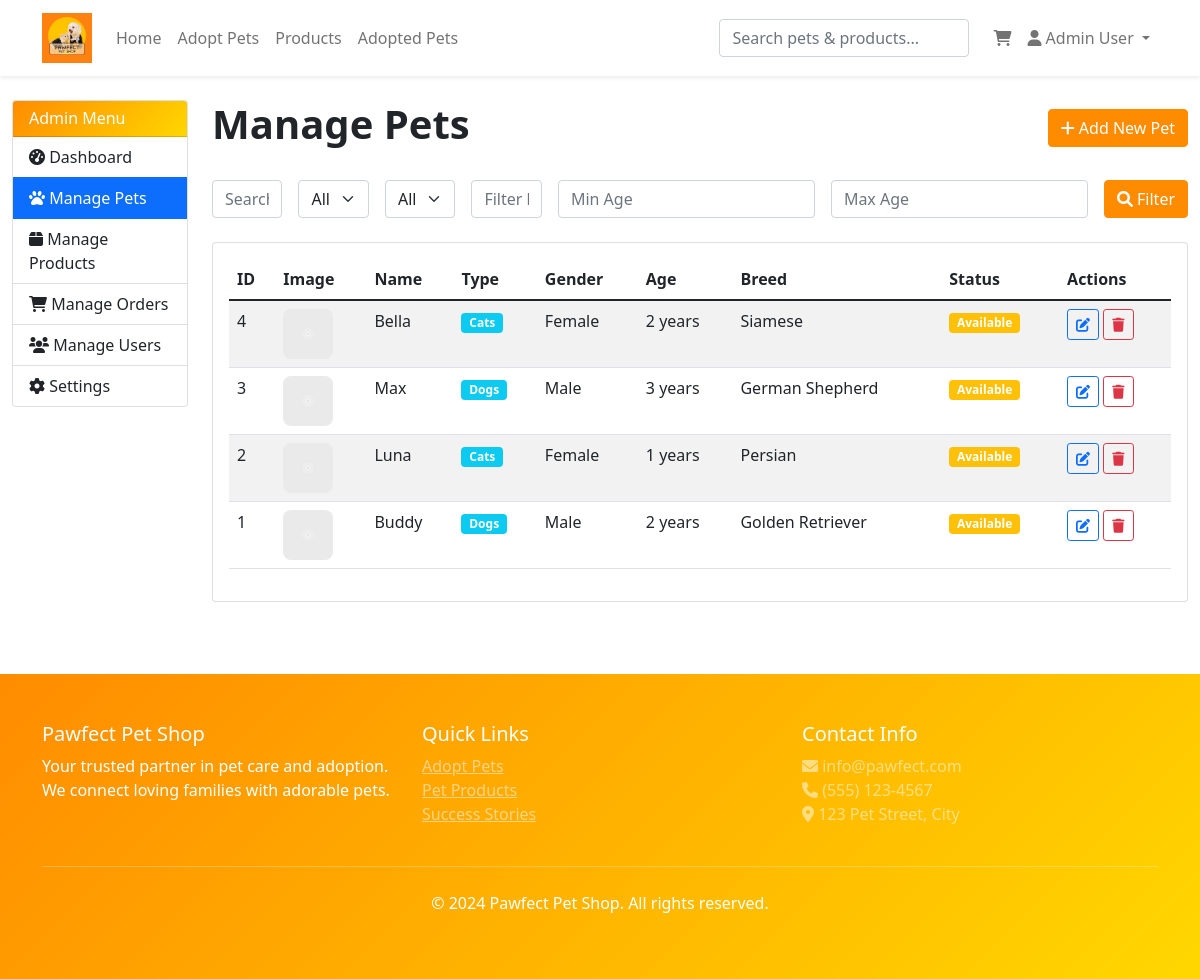
Screenshot of /admin/pets (signed in) with the database file from the repository.
### tables this page shows
CREATE TABLE IF NOT EXISTS settings (
    id INT AUTO_INCREMENT PRIMARY KEY,
    setting_key VARCHAR(100) UNIQUE NOT NULL,
    setting_value TEXT
);

CREATE TABLE IF NOT EXISTS pets (
    id INT AUTO_INCREMENT PRIMARY KEY,
    name VARCHAR(100) NOT NULL,
    pet_image TEXT NOT NULL DEFAULT '/uploads/placeholder.png',
    is_adopted BOOLEAN DEFAULT FALSE,
    type ENUM('cats', 'dogs') NOT NULL,
    gender ENUM('male', 'female') NOT NULL,
    age INT NOT NULL,
    breed VARCHAR(100),
    adopted_by_user_id INT NULL,
    FOREIGN KEY (adopted_by_user_id) REFERENCES users(id)
);

### controllers/AdminController.php (called while the page is built, shortened)
<?php
require_once 'models/Pet.php';
class AdminController extends Controller {
    public function pets() {
        $petModel = new Pet();
        $limit = 10;
        $page = isset($_GET['page']) ? (int)$_GET['page'] : 1;
        $offset = ($page - 1) * $limit;
        $query = $_GET['q'] ?? '';
        $type = $_GET['type'] ?? null;
        $gender = $_GET['gender'] ?? null;
        $breed = $_GET['breed'] ?? null;
        $minAge = $_GET['min_age'] ?? null;
        $maxAge = $_GET['max_age'] ?? null;
        $pets = $petModel->getAdminPaginated($limit, $offset, $query, $type, $gender, $breed, $minAge, $maxAge);
        $totalPets = $petModel->getAdminTotalCount($query, $type, $gender, $breed, $minAge, $maxAge);
        $totalPages = ceil($totalPets / $limit);
        $this->view('admin/pets', [
            'pets' => $pets,
            'currentPage' => $page,
            'totalPages' => $totalPages,
            'searchQuery' => $query,
            'filterType' => $type,
            'filterGender' => $gender,
            'filterBreed' => $breed,
            'filterMinAge' => $minAge,
            'filterMaxAge' => $maxAge
        ]);
    }
}
?>

### config/config.php (called while the page is built, shortened)
<?php
require_once 'database.php';
function isLoggedIn() {
    return isset($_SESSION['user_id']);
}
function getSetting($key, $default = '') {
    global $pdo;
    $stmt = $pdo->prepare("SELECT setting_value FROM settings WHERE setting_key = ?");
    $stmt->execute([$key]);
    $result = $stmt->fetch();
    return $result ? $result['setting_value'] : $default;
}
?>

### models/Pet.php (called while the page is built, shortened)
<?php
class Pet
{
    private $pdo;
    public function __construct()
    {
        global $pdo;
        $this->pdo = $pdo;
    }
    public function getAdminPaginated($limit, $offset, $query = null, $type = null, $gender = null, $breed = null, $minAge = null, $maxAge = null) {
        $sql = "SELECT * FROM pets WHERE 1";
        $params = [];
        $sql .= " ORDER BY id DESC LIMIT {$limit} OFFSET {$offset}";
        $stmt = $this->pdo->prepare($sql);
        $stmt->execute($params);
        return $stmt->fetchAll();
    }
}

### views/admin/pets.php (the view, shortened to what this page needs)
<?php require_once 'views/layout/header.php'; ?>
<div class="container-fluid py-4">
    <div class="row">
        <div class="col-md-2">
            <div class="card">
                <div class="card-header gradient-bg text-white">
                    <h6 class="mb-0">Admin Menu</h6>
                </div>
                <div class="list-group list-group-flush">
                    <a href="<?php echo BASE_URL; ?>/admin" class="list-group-item list-group-item-action">
                        <i class="fas fa-tachometer-alt"></i> Dashboard
                    </a>
                    <a href="<?php echo BASE_URL; ?>/admin/pets" class="list-group-item list-group-item-action active">
                        <i class="fas fa-paw"></i> Manage Pets
                    </a>
                    <a href="<?php echo BASE_URL; ?>/admin/products" class="list-group-item list-group-item-action">
                        <i class="fas fa-box"></i> Manage Products
                    </a>
                    <a href="<?php echo BASE_URL; ?>/admin/orders" class="list-group-item list-group-item-action">
                        <i class="fas fa-shopping-cart"></i> Manage Orders
                    </a>
                    <a href="<?php echo BASE_URL; ?>/admin/users" class="list-group-item list-group-item-action">
                        <i class="fas fa-users"></i> Manage Users
                    </a>
                    <a href="<?php echo BASE_URL; ?>/admin/settings" class="list-group-item list-group-item-action">
                        <i class="fas fa-cog"></i> Settings
                    </a>
                </div>
            </div>
        </div>
        <div class="col-md-10">
            <div class="d-flex justify-content-between align-items-center mb-4">
                <h1 class="fw-bold">Manage Pets</h1>
                <button class="btn btn-primary" data-bs-toggle="modal" data-bs-target="#addPetModal">
                    <i class="fas fa-plus"></i> Add New Pet
                </button>
            </div>
            <div class="row mb-4">
                <div class="col-md-12">
                    <form method="GET" action="<?php echo BASE_URL; ?>/admin/pets">
                        <div class="row g-3">
                            <div class="col-md">
                                <input type="text" name="q" class="form-control" placeholder="Search pets..." value="<?php echo htmlspecialchars($_GET['q'] ?? ''); ?>">
                            </div>
                            <div class="col-md">
                                <select name="type" class="form-select">
                                    <option value="">All Categories</option>
                                </select>
                            </div>
                            <div class="col-md">
                                <select name="gender" class="form-select">
                                    <option value="">All Genders</option>
                                </select>
                            </div>
                             <div class="col-md">
                                <input type="text" name="breed" class="form-control" placeholder="Filter by Breed" value="<?php echo htmlspecialchars($_GET['breed'] ?? ''); ?>">
                            </div>
                            <div class="col-md-auto">
                                <input type="number" name="min_age" class="form-control" placeholder="Min Age" min="0" value="<?php echo htmlspecialchars($_GET['min_age'] ?? ''); ?>">
                           </div>
                            <div class="col-md-auto">
                                <input type="number" name="max_age" class="form-control" placeholder="Max Age" min="0" value="<?php echo htmlspecialchars($_GET['max_age'] ?? ''); ?>">
                           </div>
                            <div class="col-md-auto">
                                <button type="submit" class="btn btn-primary"><i class="fas fa-search"></i> Filter</button>
                            </div>
                        </div>
                    </form>
                </div>
            </div>
            <div class="card">
                <div class="card-body">
                    <div class="table-responsive">
                        <table class="table table-striped">
                            <thead>
                                <tr>
                                    <th>ID</th>
                                    <th>Image</th>
                                    <th>Name</th>
                                    <th>Type</th>
                                    <th>Gender</th>
                                    <th>Age</th>
                                    <th>Breed</th>
                                    <th>Status</th>
                                    <th>Actions</th>
                                </tr>
                            </thead>
                            <tbody>
                                <?php foreach ($pets as $pet): ?>
                                <tr>
                                    <td><?php echo $pet['id']; ?></td>
                                    <td>
                                        <img src="<?php echo BASE_URL . $pet['pet_image']; ?>" alt="<?php echo $pet['name']; ?>"
                                             style="width: 50px; height: 50px; object-fit: cover; border-radius: 8px;">
                                    </td>
                                    <td><?php echo $pet['name']; ?></td>
                                    <td><span class="badge bg-info"><?php echo ucfirst($pet['type']); ?></span></td>
                                    <td><?php echo ucfirst($pet['gender']); ?></td>
                                    <td><?php echo $pet['age']; ?> years</td>
                                    <td><?php echo $pet['breed']; ?></td>
                                    <td>
                                        <?php if ($pet['is_adopted']): ?>
                                            <span class="badge bg-success">Adopted</span>
                                        <?php else: ?>
                                            <span class="badge bg-warning">Available</span>
                                        <?php endif; ?>
                                    </td>
                                    <td>
                                        <button class="btn btn-sm btn-outline-primary" onclick="editPet(<?php echo htmlspecialchars(json_encode($pet)); ?>)">
                                            <i class="fas fa-edit"></i>
                                        </button>
                                        <form method="POST" class="d-inline" onsubmit="return confirm('Are you sure?')">
                                            <button type="submit" class="btn btn-sm btn-outline-danger">
                                                <i class="fas fa-trash"></i>
                                            </button>
                                        </form>
                                    </td>
                                </tr>
                                <?php endforeach; ?>
                            </tbody>
                        </table>
                    </div>
                </div>
            </div>
        </div>
    </div>
</div>
<?php require_once 'views/layout/footer.php'; ?>

### views/layout/header.php (shortened to what this page needs)
<!DOCTYPE html>
<html lang="en">
<head>
    <link href="https://cdn.jsdelivr.net/npm/bootstrap@5.1.3/dist/css/bootstrap.min.css" rel="stylesheet">
    <link href="https://cdnjs.cloudflare.com/ajax/libs/font-awesome/6.0.0/css/all.min.css" rel="stylesheet">
</head>
<body
    <?php if (isset($_SESSION['success'])): ?>
        data-session-success="<?php echo htmlspecialchars($_SESSION['success']); ?>"
    <?php endif; ?>
    <?php if (isset($_SESSION['error'])): ?>
        data-session-error="<?php echo htmlspecialchars($_SESSION['error']); ?>"
    <?php endif; ?>
>
    <nav class="navbar navbar-expand-lg navbar-light bg-white shadow-sm">
        <div class="container">
            <a class="navbar-brand" href="<?php echo BASE_URL; ?>">
                <?php if (getSetting('site_logo')): ?>
                    <img src="<?php echo getSetting('site_logo'); ?>" alt="Pawfect Pet Shop" class="logo-img">
                <?php else: ?>
                    <img src="<?php echo BASE_URL; ?>/public/Pawfect%20Pet%20Shop%20Logo.jpg" alt="Pawfect Pet Shop" class="logo-img">
                <?php endif; ?>
            </a>
            <div class="collapse navbar-collapse" id="navbarNav">
                <ul class="navbar-nav me-auto">
                    <li class="nav-item">
                        <a class="nav-link" href="<?php echo BASE_URL; ?>">Home</a>
                    </li>
                    <li class="nav-item">
                        <a class="nav-link" href="<?php echo BASE_URL; ?>/pets">Adopt Pets</a>
                    </li>
                    <li class="nav-item">
                        <a class="nav-link" href="<?php echo BASE_URL; ?>/products">Products</a>
                    </li>
                    <li class="nav-item">
                        <a class="nav-link" href="<?php echo BASE_URL; ?>/adopted-pets">Adopted Pets</a>
                    </li>
                </ul>
                <form class="d-flex me-3" style="position: relative;">
                    <input class="form-control" type="search" placeholder="Search pets & products..." id="search-input" style="width: 250px;">
                </form>
                <ul class="navbar-nav">
                    <?php if (isLoggedIn()): ?>
                        <li class="nav-item">
                            <a class="nav-link position-relative" href="<?php echo BASE_URL; ?>/cart">
                                <i class="fas fa-shopping-cart"></i>
                            </a>
                        </li>
                        <li class="nav-item dropdown">
                            <a class="nav-link dropdown-toggle" href="#" id="navbarDropdown" role="button" data-bs-toggle="dropdown">
                                <i class="fas fa-user"></i> <?php echo $_SESSION['user_name']; ?>
                            </a>
                        </li>
                    <?php endif; ?>
                </ul>
            </div>
        </div>
    </nav>

### rows the page displays
settings: setting_value (picture)
pets: id "4", pet_image (placeholder picture), name "Bella", type "Cats", gender "Female", age "2", breed "Siamese", is_adopted "Available"
pets: id "3", pet_image (placeholder picture), name "Max", type "Dogs", gender "Male", age "3", breed "German Shepherd", is_adopted "Available"
pets: id "2", pet_image (placeholder picture), name "Luna", type "Cats", gender "Female", age "1", breed "Persian", is_adopted "Available"
pets: id "1", pet_image (placeholder picture), name "Buddy", type "Dogs", gender "Male", age "2", breed "Golden Retriever", is_adopted "Available"

### other values shown
$_SESSION['user_name'] "Admin User"
